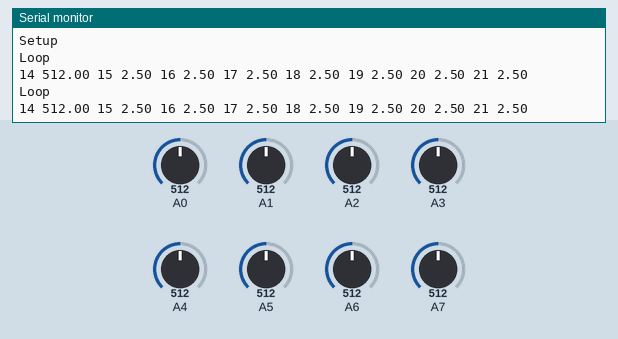
Bench run of a sketch on a simulated Arduino Nano, built with avr-gcc and run on an emulated ATmega328P. On the bench: the last lines printed to the serial monitor. The test bench sets the inputs (shaded band); at power-on: A0 = 512, A1 = 512, A2 = 512, A3 = 512, A4 = 512, A5 = 512, A6 = 512, A7 = 512.

Above: at 1.8 s.
1.9 s: A0 set to 716
At 2.8 s:
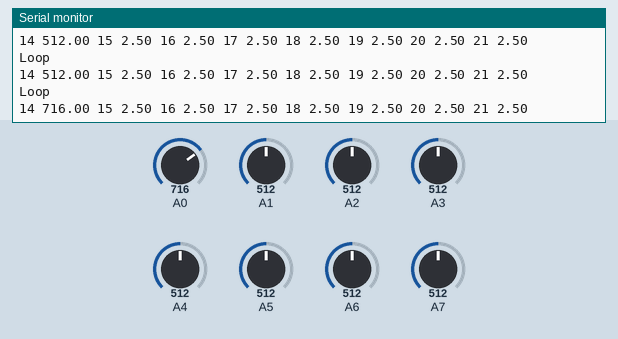
3.4 s: A1 set to 716
At 4.7 s:
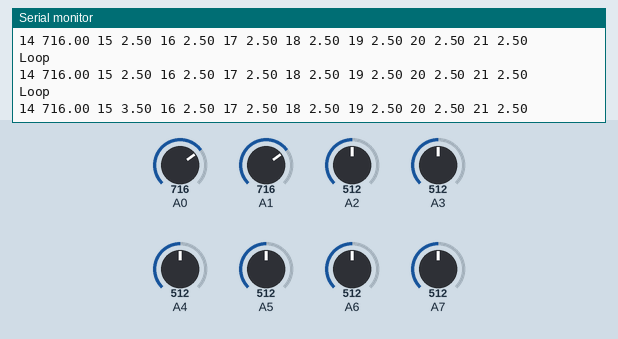
4.9 s: A2 set to 716
At 5.9 s:
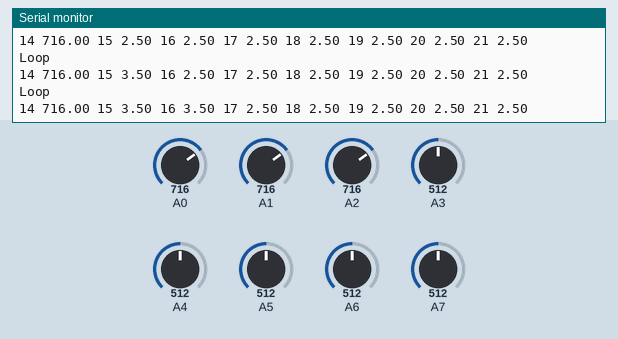
6.4 s: A3 set to 716
At 7.7 s:
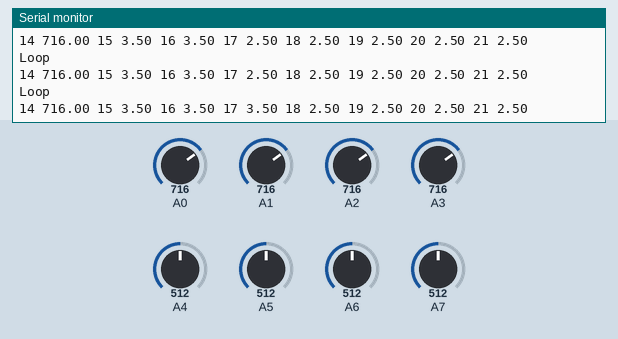
7.9 s: A4 set to 716
At 8.9 s:
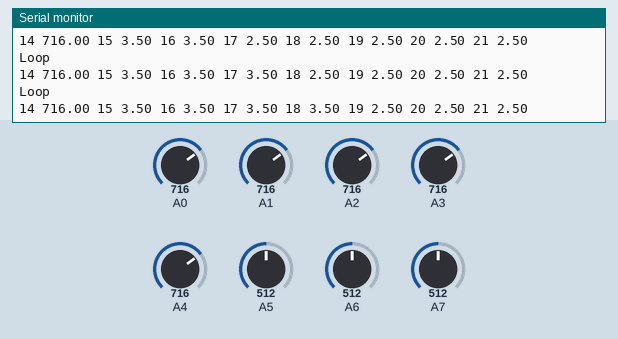
9.4 s: A5 set to 716
At 10.5 s:
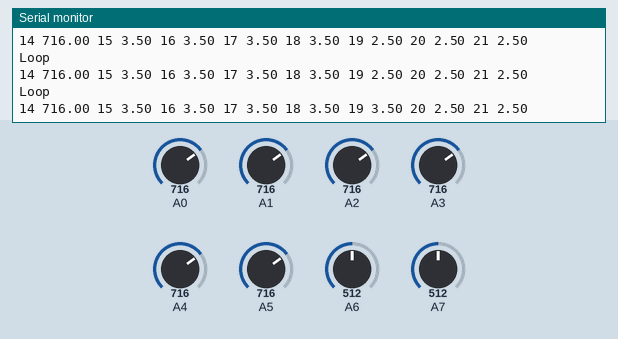

The sketch:

TEST_analog_inputs.ino
```cpp
int Left_Light_Pin = 2;     // analog 2
int Right_Light_Pin = 5;    // analog 5

int QRE_Value_L = 0;
int QRE_Value_R = 0;

float val0;
float val1;
float val2;
float val3;
float val4;
float val5;
float val6;
float val7;

void setup() {
  // put your setup code here, to run once:
  pinMode(A0, INPUT);
  pinMode(A1, INPUT);
  pinMode(A2, INPUT);
  pinMode(A3, INPUT);
  pinMode(A4, INPUT);
  pinMode(A5, INPUT);
  pinMode(A6, INPUT);
  pinMode(A7, INPUT);

    // initialize serial communication:
  Serial.begin(9600);

  Serial.println("Setup");
}

void loop() {
  // put your main code here, to run repeatedly:
  Serial.println("Loop");

//  QRE_Value_L = analogRead(A2);
//  Serial.print(QRE_Value_L);
//  Serial.print(' ');
//
//  QRE_Value_R = analogRead(A5);
//  Serial.print(QRE_Value_R);
//  Serial.print(' ');

  val0 = analogRead(A0);
  val1 = analogRead(A1)* (5.0 / 1023.0);
  val2 = analogRead(A2)* (5.0 / 1023.0);
  val3 = analogRead(A3) * (5.0 / 1023.0);
  val4 = analogRead(A4) * (5.0 / 1023.0);
  val5 = analogRead(A5) * (5.0 / 1023.0);
  val6 = analogRead(A6)* (5.0 / 1023.0);
  val7 = analogRead(A7)* (5.0 / 1023.0);

  Serial.print(A0); //14
  Serial.print(" ");
  Serial.print(val0);
  Serial.print(" ");
  Serial.print(A1); //15
  Serial.print(" ");
  Serial.print(val1);
  Serial.print(" ");
  Serial.print(A2); //16
  Serial.print(" ");
  Serial.print(val2);
  Serial.print(" ");
  Serial.print(A3); //17
  Serial.print(" ");
  Serial.print(val3);
  Serial.print(" ");
  Serial.print(A4); //18
  Serial.print(" ");
  Serial.print(val4);
  Serial.print(" ");
  Serial.print(A5); //19
  Serial.print(" ");
  Serial.print(val5);
  Serial.print(" ");
  Serial.print(A6); //20
  Serial.print(" ");
  Serial.print(val6);
  Serial.print(" ");
  Serial.print(A7); //21
  Serial.print(" ");
  Serial.print(val7);
  Serial.println();
  delay(1000);

}
```

Measured:
- after the input at 1.9 s, the serial monitor: prints a new line after 0.13 s (image 1)
- after the input at 3.4 s, the serial monitor: prints a new line after 0.65 s (image 2)
- after the input at 4.9 s, the serial monitor: prints a new line after 0.16 s (image 3)
- after the input at 6.4 s, the serial monitor: prints a new line after 0.67 s (image 4)
- after the input at 7.9 s, the serial monitor: prints a new line after 0.18 s (image 5)
- after the input at 9.4 s, the serial monitor: prints a new line after 0.70 s (image 6)
